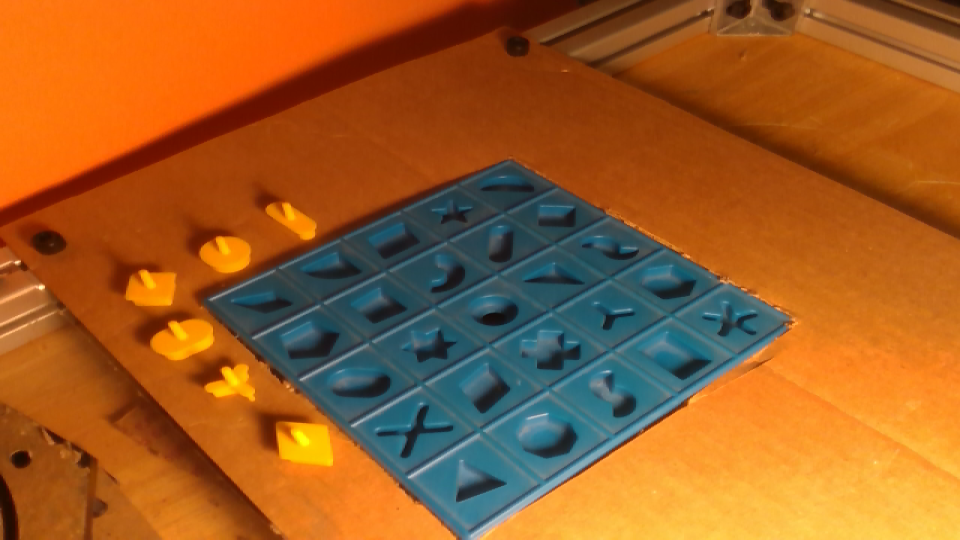
#> input picture image_perfection_tt.png, 1920 x 1080 px (shown at 1/2 size)
$ python -i util_cv_analysis.py   (imports and definitions only)
#> lines starting #> are read from the running program, lines starting #| are printed output that depends on the picture; after the words box and inside, x2 and y2 are one past the last pixel; in counts of white or black regions, pixels touching at a corner belong together
#> further down, picture is the input picture: shape (1080, 1920, 3); mean B, G, R 37.7, 93.4, 157.7
import numpy as np
import cv2
import math
import statistics
from shapely.geometry import *
from imutils import *
# from svr_config import *
from matplotlib import pyplot as plt
from skimage.feature import local_binary_pattern
from skimage.measure import label
from shapely.geometry import *
from pprint import pprint
# from util_borders import *

class CVAnalysisTools():
  def __init__(self):
      # foreground/background for movement detection
      self.background = None
      self.foreground = None
      self.unmoved_pix = None
      self.INFINITE = 1000000000000000000
      self.BLACK = [0,0,0]
      self.prev_foreground = None
      # store the number of points and radius for color histogram
      self.n_points = None
      self.radius = None
      self.TEXTURE_METHOD = 'uniform'
      self.textures = {}

  # [388 lines left out: functions moved_pixels, get_min_max_borders, get_grasping_bounding_box, findBigArea, replace_border, get_lines and 5 more, not called in this run]

  #########################
  # Contours
  #########################
  def get_contours(self,img):
      blurred = cv2.GaussianBlur(img, (5, 5), 0)
      gray = cv2.cvtColor(blurred, cv2.COLOR_BGR2GRAY)
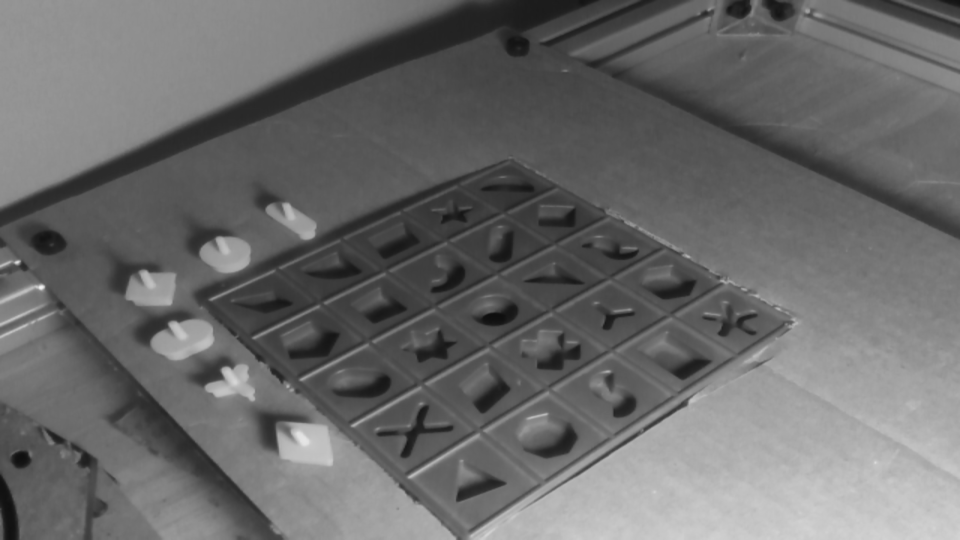
#> gray: shape (1080, 1920) (shown at 1/2 size); min 13, max 243, mean 106.3
      lab = cv2.cvtColor(blurred, cv2.COLOR_BGR2LAB)
#> lab: shape (1080, 1920, 3); mean of channels 0, 1, 2 120, 151.7, 167.4
      thresh = cv2.threshold(gray, 60, 255, cv2.THRESH_BINARY)[1]
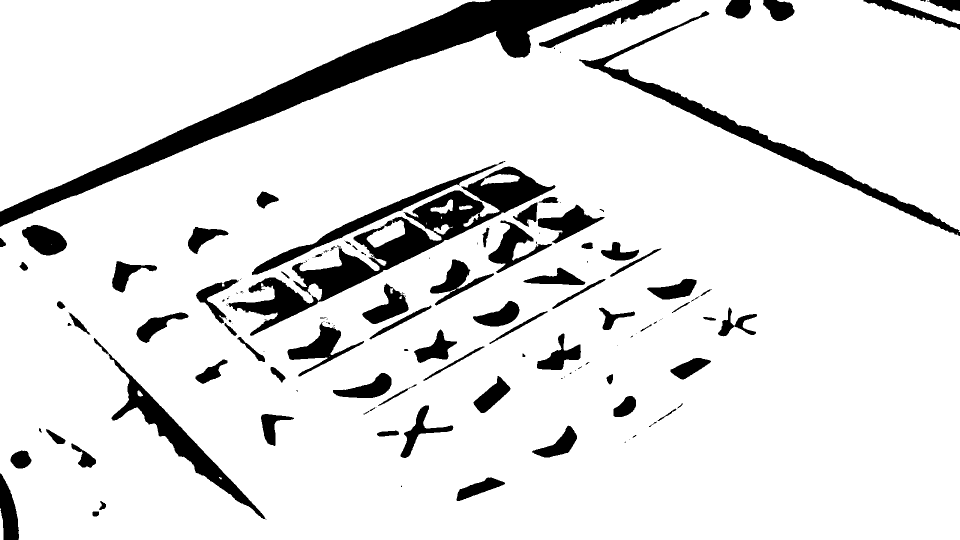
#> thresh: shape (1080, 1920) (shown at 1/2 size); 88.7% white; 157 black regions (71 under 20 px)
      # find contours in the thresholded image
      cnts = cv2.findContours(thresh.copy(), cv2.RETR_EXTERNAL,
              cv2.CHAIN_APPROX_SIMPLE)
#> cnts = 6 contours, 2 with area under 20; largest, box (x1, y1, x2, y2) and area: (0, 0, 1920, 1080) 1770996, (0, 0, 982, 423) 198034, (1783, 0, 1920, 48) 2326, (0, 1017, 7, 1080) 268
#> (the run stopped early here; a loop or call above may not have finished)
